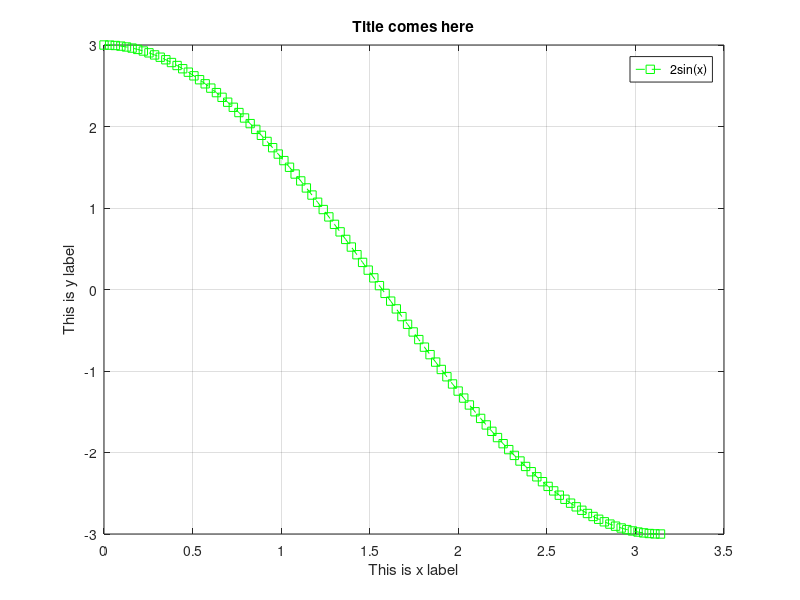
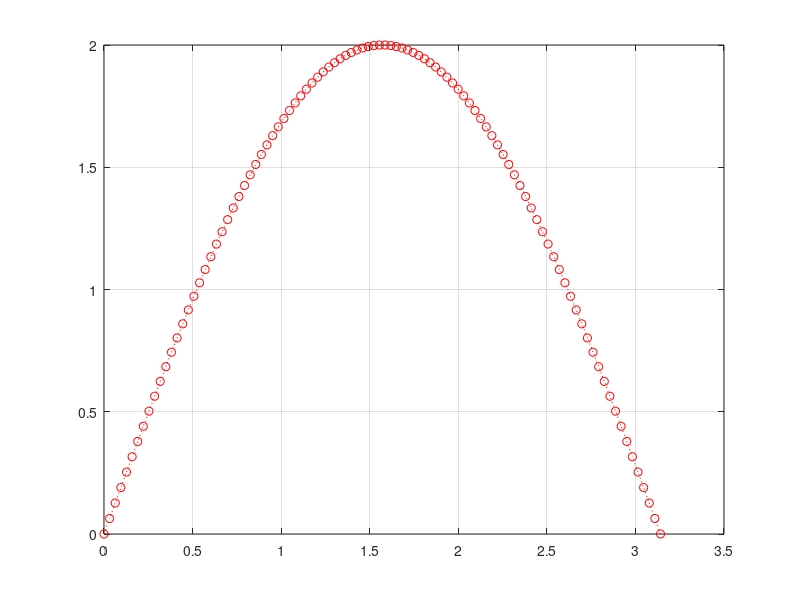

MATLAB code for these plots, in order:
x=linspace(0,pi,100);
y1=2.*sin(x);
figure(10)
plot(x,y1,':or')
grid on

y2=3.*cos(x);
figure(2)
plot(x,y2,'--gs')
 
title('Title comes here')
xlabel('This is x label')
ylabel('This is y label')
legend('2sin(x)','cos(x)')
grid on